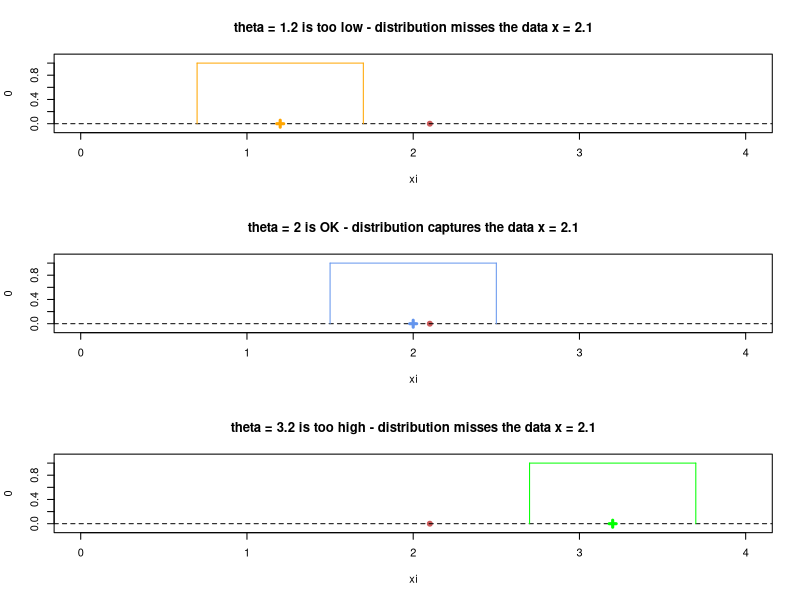
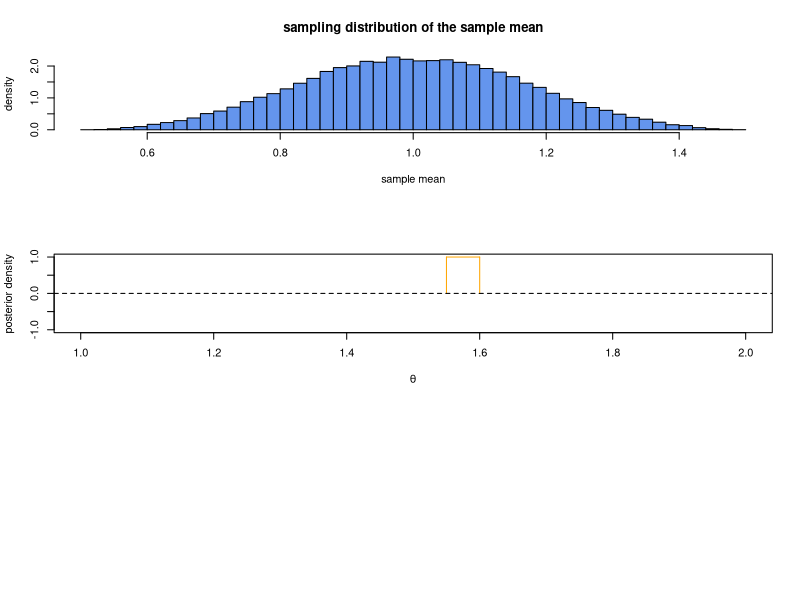

Reproduce these figures in R, in order.
## ---- chunk 1
#| code-fold: true
xi = 2.1
par(mfrow = c(3,1))

# Adding the uniform density for an impossible theta
theta = 1.2
plot(xi, 0, pch = 19, col = "indianred", xlim = c(0,4), ylim = c(-0.1,1.1), 
     main = "theta = 1.2 is too low - distribution misses the data x = 2.1")
abline(h = 0, lty = "dashed")
points(theta, 0, pch = 3, col = "orange", lwd = 3)
lines(c(theta - 0.5, theta + 0.5), c(1,1), col = "orange")
lines(c(theta - 0.5, theta - 0.5), c(0,1), col = "orange")
lines(c(theta + 0.5, theta + 0.5), c(0,1), col = "orange")

# Adding the uniform density for an impossible theta
theta = 2
plot(xi, 0, pch = 19, col = "indianred", xlim = c(0,4), ylim = c(-0.1,1.1), 
     main = "theta = 2 is OK - distribution captures the data x = 2.1")
abline(h = 0, lty = "dashed")
points(theta, 0, pch = 3, col = "cornflowerblue", lwd = 3)
lines(c(theta - 0.5, theta + 0.5), c(1,1), col = "cornflowerblue")
lines(c(theta - 0.5, theta - 0.5), c(0,1), col = "cornflowerblue")
lines(c(theta + 0.5, theta + 0.5), c(0,1), col = "cornflowerblue")

# Adding the uniform density for an impossible theta
theta = 3.2
plot(xi, 0, pch = 19, col = "indianred", xlim = c(0,4), ylim = c(-0.1,1.1), 
     main = "theta = 3.2 is too high - distribution misses the data x = 2.1")
abline(h = 0, lty = "dashed")
points(theta, 0, pch = 3, col = "green", lwd = 3)
lines(c(theta - 0.5, theta + 0.5), c(1,1), col = "green")
lines(c(theta - 0.5, theta - 0.5), c(0,1), col = "green")
lines(c(theta + 0.5, theta + 0.5), c(0,1), col = "green")

## ---- chunk 2
theta = 1  # any value is ok, it will be the center of the sampling distr.
nRep = 50000
n = 3
xbar = rep(0, nRep)
for (i in 1:nRep){
  x_rep = runif(n, min = theta - 0.5, max = theta + 0.5)
  xbar[i] = mean(x_rep)
}
hist(xbar, 50, freq = FALSE, 
     main = "sampling distribution of the sample mean", 
     xlab = "sample mean", ylab = "density", col = "cornflowerblue")
## ---- chunk 3
#| code-fold: true
x = c(1.10, 2.05, 1.21)
plot(x = NA, y = NA, xlim = c(1,2), ylim = c(-1,1), 
     xlab = expression(theta), ylab = "posterior density")
post_low = max(x) -0.5
post_high = min(x) + 0.5
lines(c(post_low, post_high), c(1, 1), col = "orange")
lines(c(post_low, post_low), c(0, 1), col = "orange")
lines(c(post_high, post_high), c(1, 0), col = "orange")
abline(h=0, lty = "dashed")
